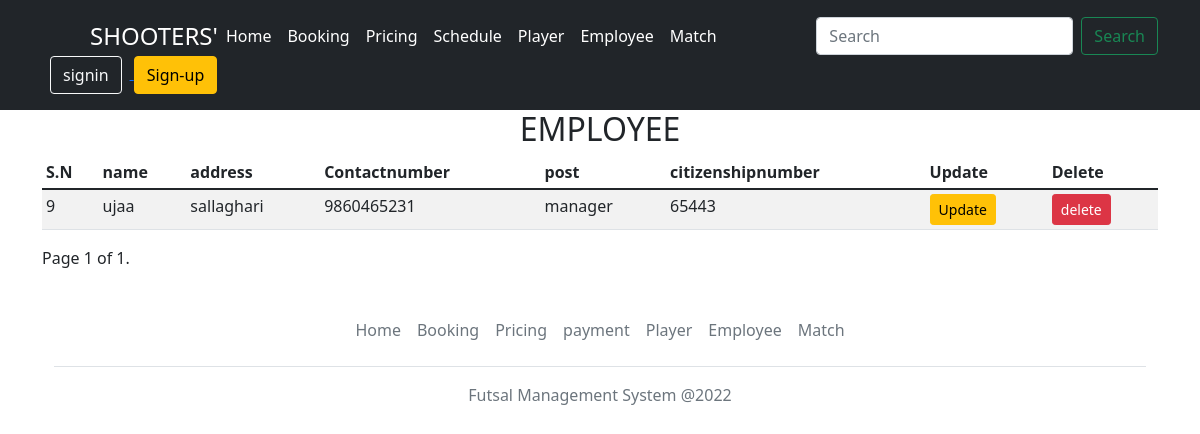
The app's page /employeedata/ with its own data.
### app/models.py (models this page shows, shortened)
class Employee(models.Model):
    employee_name = models.CharField(max_length=80, unique= True)
    address = models.TextField(blank=True, null=True)
    citizenshipnumber= models.TextField(blank=True, null=True)
    contactnumber = models.TextField(blank=True, null=True)
    post = models.TextField(blank=True, null=True)

### app/views.py (the view)
# urls.py: path('employeedata/',views.Employeedata, name="employeedata"),
def Employeedata(request):
    employee=Employee.objects.all()
    paginator=Paginator(employee,5)
    page_number=request.GET.get('page')
    page_obj=paginator.get_page(page_number)
    context={"data":employee,"page_obj":page_obj}
    return render(request, 'employeedata.html',context)

### templates/employeedata.html (shortened to what this page needs)
{% load static %}
<!DOCTYPE html>
<html lang="en">
<head>
    <link rel="stylesheet" href="{% static 'css/bootstrap.min.css' %}" />
</head>
<body>
    <header class="p-3 bg-dark text-white">
        <div class="container">
            <div class="d-flex flex-wrap align-items-center justify-content-center justify-content-lg-start">
                <a href="/" class="d-flex align-items-center mb-2 mb-lg-0 text-white text-decoration-none">
                    <svg class="bi me-2" width="40" height="32" role="img" aria-label="Bootstrap">
                        <use xlink:href="#bootstrap" />
                    </svg>
                    <span class="fs-4">SHOOTERS'</span>
                </a>
                <ul class="nav col-12 col-lg-auto me-lg-auto mb-2 justify-content-center mb-md-0">
                    <li><a href="{% url 'home' %}" class="nav-link px-2 text-white">Home</a></li>
                    <li><a href="{% url 'booking' %}" class="nav-link px-2 text-white">Booking</a></li>
                    <li><a href="{% url 'price' %}" class="nav-link px-2 text-white">Pricing</a></li>
                    <li><a href="{% url 'schedule' %}" class="nav-link px-2 text-white">Schedule</a></li>
                    <li><a href="{% url 'player' %}" class="nav-link px-2 text-white">Player</a></li>
                    <li><a href="{% url 'employee' %}" class="nav-link px-2 text-white">Employee</a></li>
                    <li><a href="{% url 'match' %}" class="nav-link px-2 text-white">Match</a></li>
                </ul>
                <form class="d-flex" role="search" method="get"  action="{% url 'search' %}">
                    <input class="form-control me-2" type="search" placeholder="Search" id="query" name="query"  aria-label="Search">
                    <button class="btn btn-outline-success" type="submit" name="submit">Search</button>
                </form>
                <div class="text-end">
                    <a href="/signin">
                        <button type="button" class="btn btn-outline-light mx-2">signin</button>
                    </a>
                    <a href="/signup">
                        <button type="button" class="btn btn-warning">Sign-up</button>
                    </a>
                </div>
            </div>
        </div>
    </header>
    <div class="container">
        <h2 class="text-center">EMPLOYEE</h2>
        <div class="table-responsive">
            <table class="table table-striped table-sm px-5">
                <thead>
                    <tr>
                        <th scope="col">S.N</th>
                        <th scope="col">name</th>
                        <th scope="col">address</th>
                        <th scope="col">Contactnumber</th>
                        <th scope="col">post</th>
                        <th scope="col">citizenshipnumber</th>
                        <th scope="col">Update</th>
                        <th scope="col">Delete</th>
                    </tr>
                </thead>
                <tbody>
                    {% for details in page_obj %}
                    <tr>
                        <td>{{details.id}}</td>
                        <td>{{details.employee_name}}</td>
                        <td>{{details.address}}</td>
                        <td>{{details.contactnumber}}</td>
                        <td>{{details.post}}</td>
                        <td>{{details.citizenshipnumber}}</td>
                        <td>
                            <a href="{% url 'editemployee' details.id %}" class="btn btn-warning btn-sm">
                                Update
                                </a>
                        </td>
                        <td>
                            <form method="POST" action="{% url 'employeedelete' details.id %}">
                                <input type="submit" name="delete" value="delete" class="btn btn-danger btn-sm">
                            </form>
                        </td>
                    </tr>
                    {% endfor %}
                </tbody>
            </table>
        </div>
        <div class="pagination">
            <span class="step-links">
                <span class="current">
                    Page {{ page_obj.number }} of {{ page_obj.paginator.num_pages }}.
                </span>
            </span>
        </div>
        <div class="container">
            <footer class="py-3 my-4">
                <ul class="nav justify-content-center border-bottom pb-3 mb-3">
                    <li class="nav-item"><a href="{% url 'home' %}" class="nav-link px-2 text-muted">Home</a></li>
                    <li class="nav-item"><a href="{% url 'booking' %}" class="nav-link px-2 text-muted">Booking</a></li>
                    <li class="nav-item"><a href="{% url 'price' %}" class="nav-link px-2 text-muted">Pricing</a></li>
                    <li class="nav-item"><a href="{% url 'payment' %}" class="nav-link px-2 text-muted">payment</a></li>
                    <li class="nav-item"><a href="{% url 'player' %}" class="nav-link px-2 text-muted">Player</a></li>
                    <li class="nav-item"><a href="{% url 'employee' %}" class="nav-link px-2 text-muted">Employee</a>
                    </li>
                    <li class="nav-item"><a href="{% url 'match' %}" class="nav-link px-2 text-muted">Match</a></li>
                </ul>
                <p class="text-center text-muted">Futsal Management System @2022</p>
            </footer>
        </div>
</body>
</html>

### records on screen
Employee: id "9", employee_name "ujaa", address "sallaghari", contactnumber "9860465231", post "manager", citizenshipnumber "65443"

### other values on screen
{{ page_obj.number }} "1"
{{ page_obj.paginator.num_pages }} "1"
